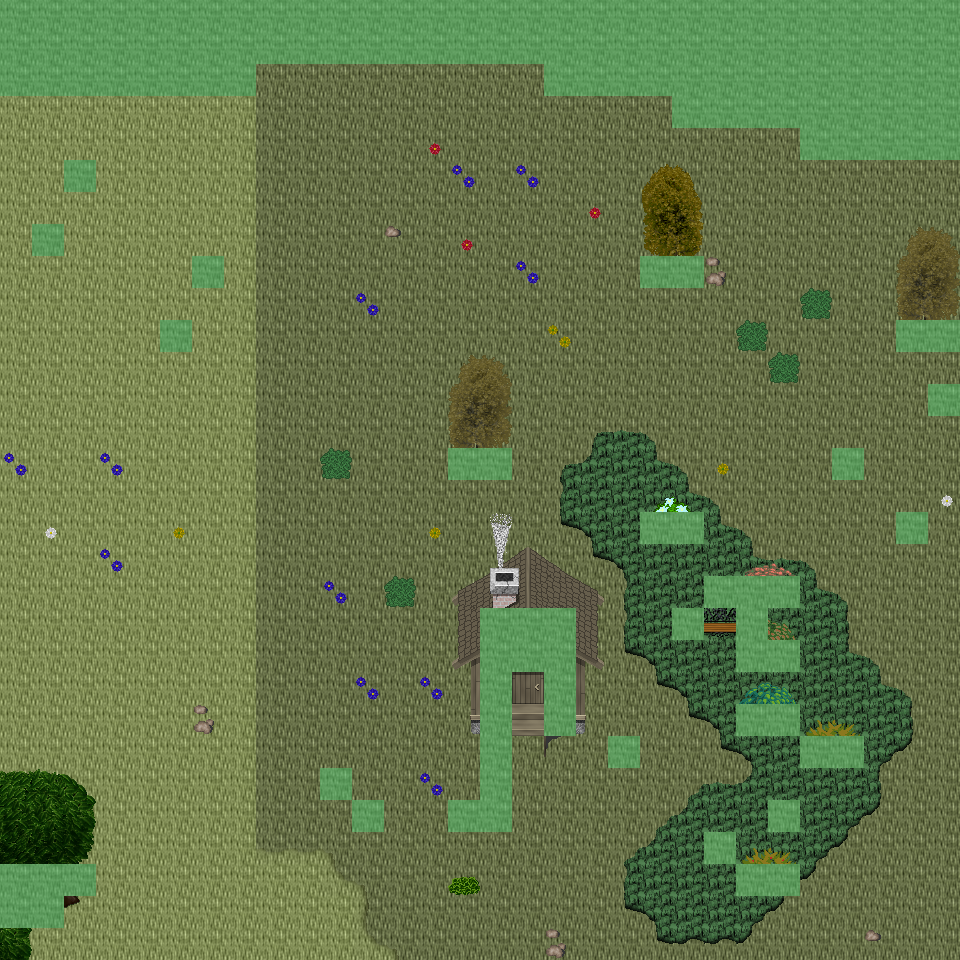

The image is a tile-based game level rendered from a .tmx file. Its description and source (layers, tilesets, objects; grid data summarised) follow:
An orthogonal 30x30 tile map with 32x32 px tiles, 6 tile layers (Ground, Object, Object2, Above, ...), 45 tilesets and 3 objects (3x mapExit).

<map version="1.0" orientation="orthogonal" renderorder="right-down" width="30" height="30" tilewidth="32" tileheight="32" nextobjectid="4">
  <tileset firstgid="1" name="tileset_ground_ground" tilewidth="32" tileheight="32" tilecount="33" columns="3">
    <image source="../drawable/tileset_ground_ground.png" width="96" height="352" />
  </tileset>
  <tileset firstgid="34" name="tileset_ground_ridge_earth_dark" tilewidth="32" tileheight="32" tilecount="96" columns="12">
    <image source="../drawable/tileset_ground_ridge_earth_dark.png" width="384" height="256" />
  </tileset>
  <tileset firstgid="130" name="tileset_plant_grasses" tilewidth="32" tileheight="32" tilecount="6" columns="3">
    <image source="../drawable/tileset_plant_grasses.png" width="96" height="64" />
  </tileset>
  <tileset firstgid="136" name="tileset_ground_ladder_vertical_dark" tilewidth="32" tileheight="32" tilecount="3" columns="3">
    <image source="../drawable/tileset_ground_ladder_vertical_dark.png" width="96" height="32" />
  </tileset>
  <tileset firstgid="139" name="tileset_logic_collision" tilewidth="32" tileheight="32" tilecount="1" columns="1">
    <image source="../drawable/tileset_logic_collision.png" width="32" height="32" />
  </tileset>
  <tileset firstgid="140" name="tileset_ground_grass_corners" tilewidth="32" tileheight="32" tilecount="24" columns="6">
    <image source="../drawable/tileset_ground_grass_corners.png" width="192" height="128" />
  </tileset>
  <tileset firstgid="164" name="tileset_ground_earth_edges" tilewidth="32" tileheight="32" tilecount="18" columns="6">
    <image source="../drawable/tileset_ground_earth_edges.png" width="192" height="96" />
  </tileset>
  <tileset firstgid="182" name="tileset_plant_bush_bushes" tilewidth="32" tileheight="32" tilecount="10" columns="5">
    <image source="../drawable/tileset_plant_bush_bushes.png" width="160" height="64" />
  </tileset>
  <tileset firstgid="192" name="tileset_plant_tree_tree_darkgreen" tilewidth="32" tileheight="32" tilecount="88" columns="8">
    <image source="../drawable/tileset_plant_tree_tree_darkgreen.png" width="256" height="352" />
  </tileset>
  <tileset firstgid="280" name="tileset_ground_rock_pebbles" tilewidth="32" tileheight="32" tilecount="3" columns="1">
    <image source="../drawable/tileset_ground_rock_pebbles.png" width="32" height="96" />
  </tileset>
  <tileset firstgid="283" name="tileset_furniture_sink_jacuzzi_dark_side_on" tilewidth="32" tileheight="32" tilecount="36" columns="3">
    <image source="../drawable/tileset_furniture_sink_jacuzzi_dark_side_on.png" width="96" height="384" />
  </tileset>
  <tileset firstgid="319" name="tileset_furniture_chair_bench_iron_extensible" tilewidth="32" tileheight="32" tilecount="16" columns="4">
    <image source="../drawable/tileset_furniture_chair_bench_iron_extensible.png" width="128" height="128" />
  </tileset>
  <tileset firstgid="335" name="tileset_plant_flower_daisy_blue" tilewidth="32" tileheight="32" tilecount="8" columns="2">
    <image source="../drawable/tileset_plant_flower_daisy_blue.png" width="64" height="128" />
  </tileset>
  <tileset firstgid="343" name="tileset_plant_flower_daisy_red" tilewidth="32" tileheight="32" tilecount="8" columns="2">
    <image source="../drawable/tileset_plant_flower_daisy_red.png" width="64" height="128" />
  </tileset>
  <tileset firstgid="351" name="tileset_plant_flower_daisy_white" tilewidth="32" tileheight="32" tilecount="8" columns="2">
    <image source="../drawable/tileset_plant_flower_daisy_white.png" width="64" height="128" />
  </tileset>
  <tileset firstgid="359" name="tileset_plant_flower_daisy_yellow" tilewidth="32" tileheight="32" tilecount="8" columns="2">
    <image source="../drawable/tileset_plant_flower_daisy_yellow.png" width="64" height="128" />
  </tileset>
  <tileset firstgid="367" name="tileset_plant_bush_hedge" tilewidth="32" tileheight="32" tilecount="35" columns="5">
    <image source="../drawable/tileset_plant_bush_hedge.png" width="160" height="224" />
  </tileset>
  <tileset firstgid="402" name="tileset_plant_tree_evergreen" tilewidth="32" tileheight="32" tilecount="36" columns="3">
    <image source="../drawable/tileset_plant_tree_evergreen.png" width="96" height="384" />
  </tileset>
  <tileset firstgid="438" name="tileset_furniture_light_iron_lamp" tilewidth="32" tileheight="32" tilecount="3" columns="1">
    <image source="../drawable/tileset_furniture_light_iron_lamp.png" width="32" height="96" />
  </tileset>
  <tileset firstgid="441" name="tileset_furniture_light_flames" tilewidth="32" tileheight="32" tilecount="6" columns="6">
    <image source="../drawable/tileset_furniture_light_flames.png" width="192" height="32" />
  </tileset>
  <tileset firstgid="447" name="tileset_item_statue_girl_with_bird" tilewidth="32" tileheight="32" tilecount="12" columns="4">
    <image source="../drawable/tileset_item_statue_girl_with_bird.png" width="128" height="96" />
  </tileset>
  <tileset firstgid="459" name="tileset_object_birds" tilewidth="32" tileheight="32" tilecount="4" columns="2">
    <image source="../drawable/tileset_object_birds.png" width="64" height="64" />
  </tileset>
  <tileset firstgid="463" name="tileset_logic_protection" tilewidth="32" tileheight="32" tilecount="2" columns="2">
    <image source="../drawable/tileset_logic_protection.png" width="64" height="32" />
  </tileset>
  <tileset firstgid="465" name="tileset_plant_tree_spruce" tilewidth="32" tileheight="32" tilecount="6" columns="2">
    <image source="../drawable/tileset_plant_tree_spruce.png" width="64" height="96" />
  </tileset>
  <tileset firstgid="471" name="tileset_plant_tree_taller_trees" tilewidth="32" tileheight="32" tilecount="32" columns="8">
    <image source="../drawable/tileset_plant_tree_taller_trees.png" width="256" height="128" />
  </tileset>
  <tileset firstgid="503" name="tileset_plant_stump_hollow_logs" tilewidth="32" tileheight="32" tilecount="6" columns="3">
    <image source="../drawable/tileset_plant_stump_hollow_logs.png" width="96" height="64" />
  </tileset>
  <tileset firstgid="509" name="tileset_plant_stump_small_stump" tilewidth="32" tileheight="32" tilecount="4" columns="2">
    <image source="../drawable/tileset_plant_stump_small_stump.png" width="64" height="64" />
  </tileset>
  <tileset firstgid="513" name="tileset_ground_grass_2" tilewidth="32" tileheight="32" tilecount="21" columns="3">
    <image source="../drawable/tileset_ground_grass_2.png" width="96" height="224" />
  </tileset>
  <tileset firstgid="534" name="tileset_ground_water_waterfall" tilewidth="32" tileheight="32" tilecount="120" columns="8">
    <image source="../drawable/tileset_ground_water_waterfall.png" width="256" height="480" />
  </tileset>
  <tileset firstgid="654" name="tileset_ground_water_pool_corners" tilewidth="32" tileheight="32" tilecount="72" columns="3">
    <image source="../drawable/tileset_ground_water_pool_corners.png" width="96" height="768" />
  </tileset>
  <tileset firstgid="726" name="tileset_ground_water_pool" tilewidth="32" tileheight="32" tilecount="72" columns="3">
    <image source="../drawable/tileset_ground_water_pool.png" width="96" height="768" />
  </tileset>
  <tileset firstgid="798" name="tileset_plant_vine" tilewidth="32" tileheight="32" tilecount="3" columns="1">
    <image source="../drawable/tileset_plant_vine.png" width="32" height="96" />
  </tileset>
  <tileset firstgid="801" name="tileset_logic_item_fruits" tilewidth="32" tileheight="32" tilecount="16" columns="8">
    <image source="../drawable/tileset_logic_item_fruits.png" width="256" height="64" />
  </tileset>
  <tileset firstgid="817" name="tileset_ground_dry_grass" tilewidth="32" tileheight="32" tilecount="54" columns="9">
    <image source="../drawable/tileset_ground_dry_grass.png" width="288" height="192" />
  </tileset>
  <tileset firstgid="871" name="tileset_light_dim_light_5x5" tilewidth="32" tileheight="32" tilecount="25" columns="5">
    <image source="../drawable/tileset_light_dim_light_5x5.png" width="160" height="160" />
  </tileset>
  <tileset firstgid="896" name="tileset_building_chimney_smoke" tilewidth="32" tileheight="32" tilecount="40" columns="4">
    <image source="../drawable/tileset_building_chimney_smoke.png" width="128" height="320" />
  </tileset>
  <tileset firstgid="936" name="tileset_logic_creature_hybrid" tilewidth="32" tileheight="32" tilecount="16" columns="8">
    <image source="../drawable/tileset_logic_creature_hybrid.png" width="256" height="64" />
  </tileset>
  <tileset firstgid="952" name="tileset_building_huts" tilewidth="32" tileheight="32" tilecount="338" columns="26">
    <image source="../drawable/tileset_building_huts.png" width="832" height="416" />
  </tileset>
  <tileset firstgid="1290" name="tileset_logic_portal" tilewidth="32" tileheight="32" tilecount="24" columns="8">
    <image source="../drawable/tileset_logic_portal.png" width="256" height="96" />
  </tileset>
  <tileset firstgid="1314" name="tileset_plant_bush_leafy" tilewidth="32" tileheight="32" tilecount="48" columns="8">
    <image source="../drawable/tileset_plant_bush_leafy.png" width="256" height="192" />
  </tileset>
  <tileset firstgid="1362" name="tileset_plant_bush_berried" tilewidth="32" tileheight="32" tilecount="60" columns="5">
    <image source="../drawable/tileset_plant_bush_berried.png" width="160" height="384" />
  </tileset>
  <tileset firstgid="1422" name="tileset_plant_bush_flowering" tilewidth="32" tileheight="32" tilecount="72" columns="8">
    <image source="../drawable/tileset_plant_bush_flowering.png" width="256" height="288" />
  </tileset>
  <tileset firstgid="1494" name="tileset_plant_bushes_and_trees" tilewidth="32" tileheight="32" tilecount="144" columns="16">
    <image source="../drawable/tileset_plant_bushes_and_trees.png" width="512" height="289" />
  </tileset>
  <tileset firstgid="1638" name="tileset_plant_bush_bush_pinks" tilewidth="32" tileheight="32" tilecount="4" columns="2">
    <image source="../drawable/tileset_plant_bush_bush_pinks.png" width="64" height="64" />
  </tileset>
  <tileset firstgid="1642" name="tileset_logic_creature_mutant" tilewidth="32" tileheight="32" tilecount="7" columns="7">
    <image source="../drawable/tileset_logic_creature_mutant.png" width="224" height="32" />
  </tileset>
  <layer name="Ground" width="30" height="30">
    <data>[900 cells, 900 non-empty, 4 distinct tile ids]</data>
  </layer>
  <layer name="Object" width="30" height="30">
    <data>[900 cells, 212 non-empty, 65 distinct tile ids]</data>
  </layer>
  <layer name="Object2" width="30" height="30">
    <data>[900 cells, 41 non-empty, 28 distinct tile ids]</data>
  </layer>
  <layer name="Above" width="30" height="30">
    <data>[900 cells, 48 non-empty, 41 distinct tile ids]</data>
  </layer>
  <layer name="Above2" width="30" height="30">
    <data>[900 cells, 13 non-empty, 12 distinct tile ids]</data>
  </layer>
  <layer name="Walkable" width="30" height="30">
    <data>[900 cells, 147 non-empty, 1 distinct tile ids]</data>
  </layer>
  <objectgroup name="MapEvents">
    <object id="1" name="south" type="mapExit" x="0" y="928" width="960" height="32">
      <properties>
        <property name="map" value="level_0_x106_y9" />
        <property name="x" value="0" />
        <property name="y" value="1" />
      </properties>
    </object>
    <object id="2" name="west" type="mapExit" x="0" y="96" width="32" height="768">
      <properties>
        <property name="map" value="level_0_x105_y8" />
        <property name="x" value="28" />
        <property name="y" value="3" />
      </properties>
    </object>
    <object id="3" name="west2" type="mapExit" x="0" y="928" width="32" height="32">
      <properties>
        <property name="map" value="level_0_x105_y8" />
        <property name="x" value="28" />
        <property name="y" value="29" />
      </properties>
    </object>
  </objectgroup>
</map>
